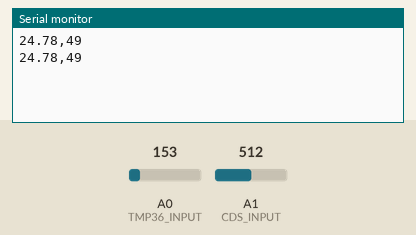
The sketch below on a simulated Arduino Uno, built with avr-gcc and run on an emulated ATmega328P. On the bench: the last lines printed to the serial monitor. The test bench sets the inputs (shaded band); at power-on: A0 (TMP36_INPUT) = 153, A1 (CDS_INPUT) = 512.

Above: at 1.8 s.
1.9 s: A0 (TMP36_INPUT) set to 165
At 2.8 s:
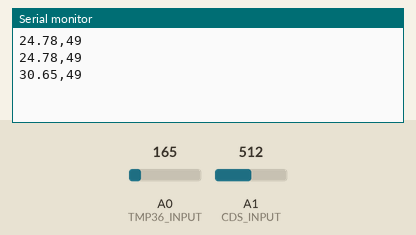
3.4 s: A1 (CDS_INPUT) set to 716
At 4.6 s:
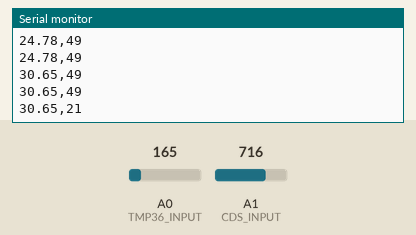
4.9 s: A0 (TMP36_INPUT) set to 175
At 5.4 s:
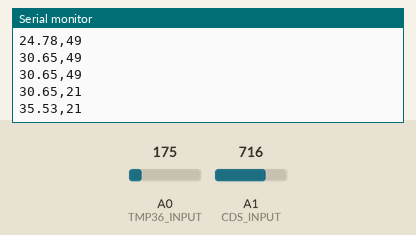
6.4 s: A1 (CDS_INPUT) set to 900
At 7.8 s:
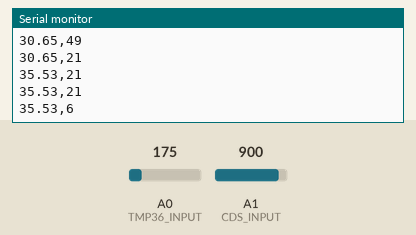
Timing chart, 0 to 8.9 s (numbered marks = the images above; inputs shaded):
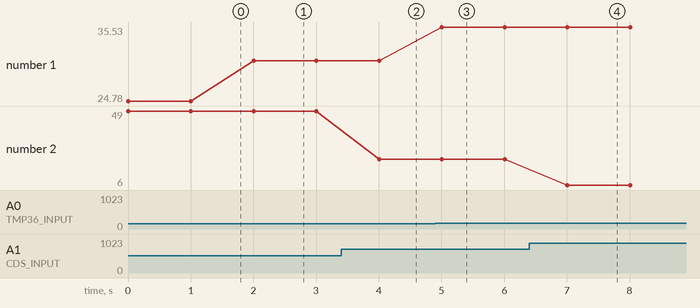

Measured:
- after the input at 1.9 s, the serial monitor: prints a new line after 0.10 s (image 1)
- after the input at 3.4 s, the serial monitor: prints a new line after 0.60 s (image 2)
- after the input at 4.9 s, the serial monitor: prints a new line after 0.11 s (image 3)
- after the input at 6.4 s, the serial monitor: prints a new line after 0.61 s (image 4)
- plotted number 1: 24.78 → 30.65 after the input at 1.9 s, 30.65 → 35.53 after the input at 4.9 s
- plotted number 2: 49 → 21 after the input at 3.4 s, 21 → 6 after the input at 6.4 s

The sketch:

aa00_cds_tmp36.ino
```cpp
//  temperature & lux
#define TMP36_INPUT 0
#define CDS_INPUT 1

void setup() {
  Serial.begin(9600);
}
void loop() {
  // Temperature from TMP36
  int temp_value = analogRead(TMP36_INPUT);
  // converting that reading to voltage
  float voltage = temp_value * 5.0 * 1000;  // in mV
  voltage /= 1023.0;
  float tempC = (voltage - 500) / 10 ;

  // Lux from CdS (LDR)
  int cds_value = analogRead(CDS_INPUT);
  int lux = int(luminosity(cds_value));
//  Serial.print("AAnn,");
  Serial.print(tempC);
  Serial.print(",");
  Serial.println(lux);

  delay(1000);
}

//Voltage to Lux
double luminosity (int RawADC0){
  double Vout=RawADC0*5.0/1023.0;  // 5/1023 (Vin = 5 V)
  double lux=(2500/Vout-500)/10.0;
  // lux = 500 / Rldr, Vout = Ildr*Rldr = (5/(10 + Rldr))*Rldr
  return lux;
}
```
